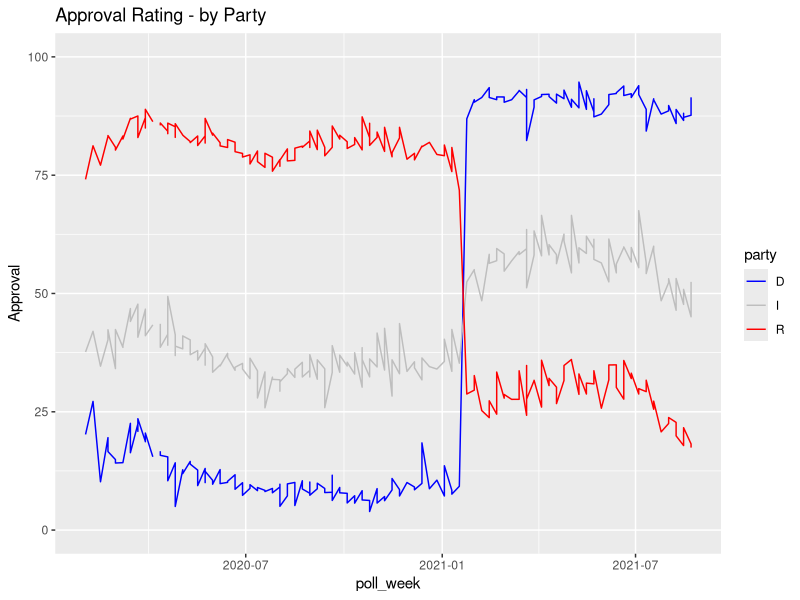
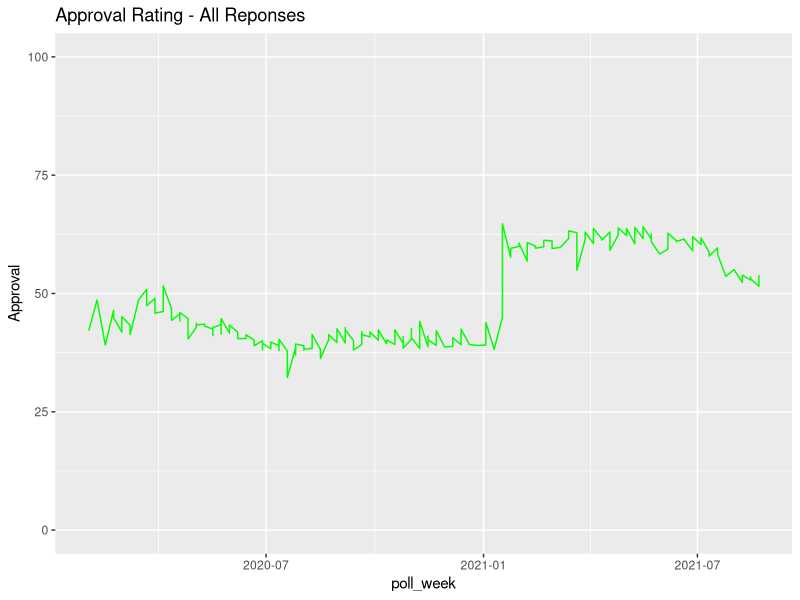
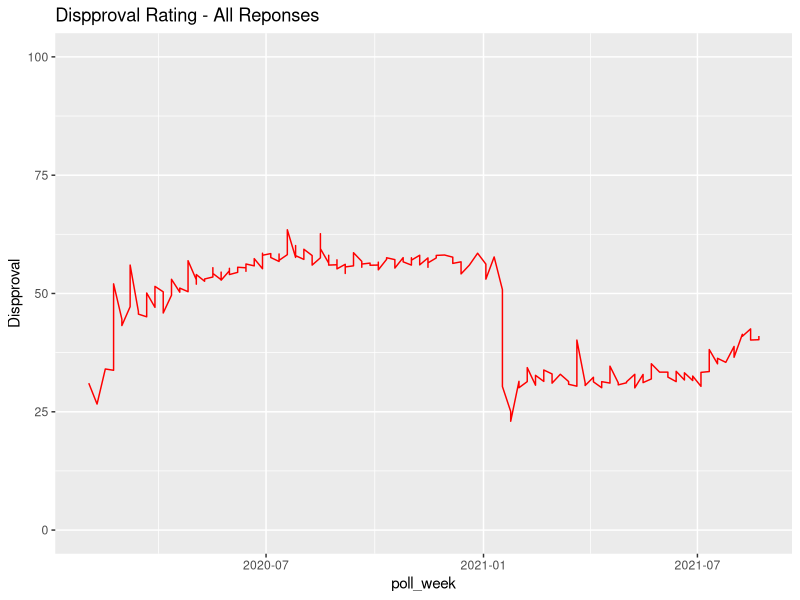
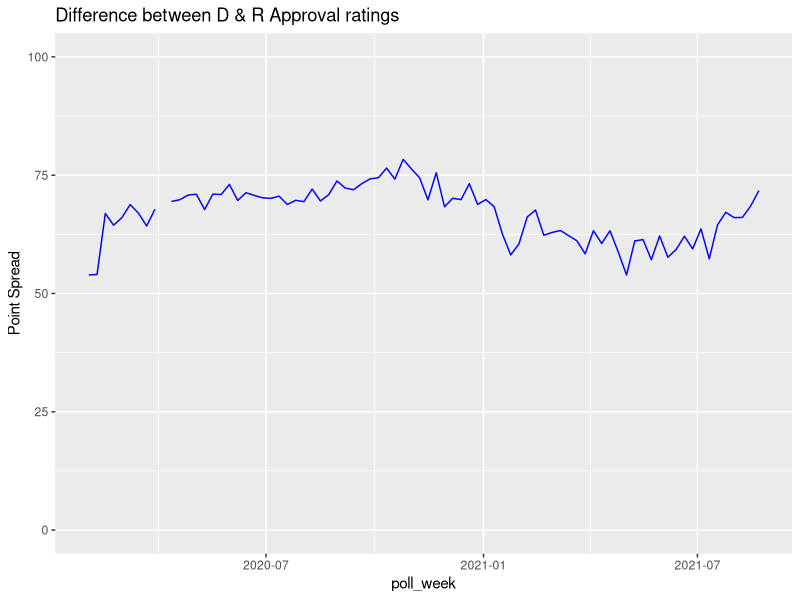
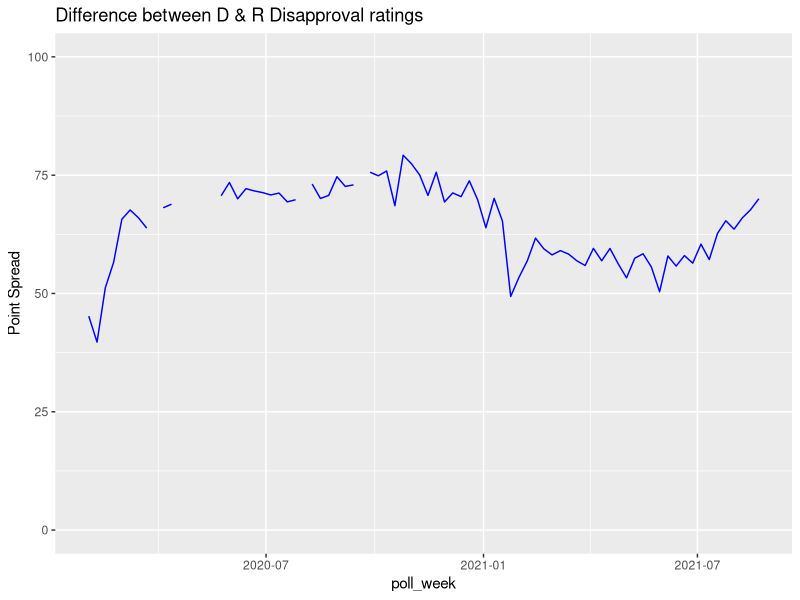
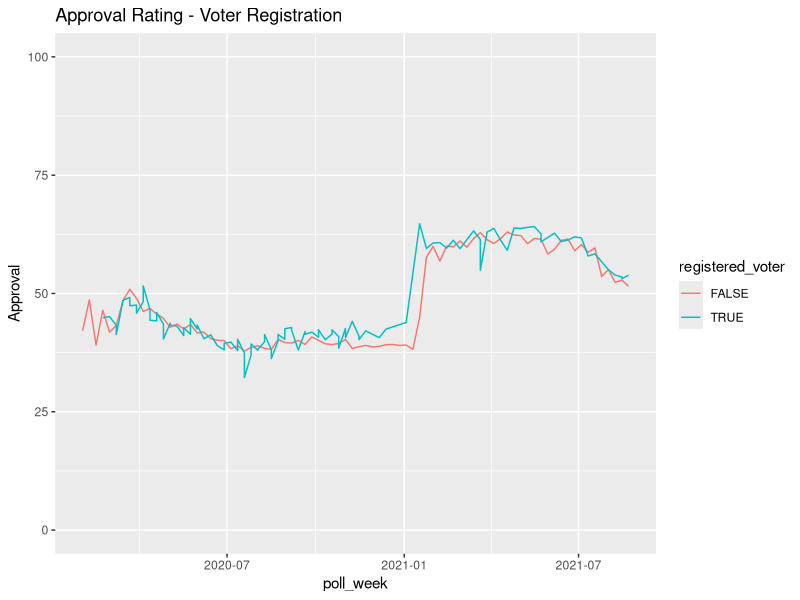
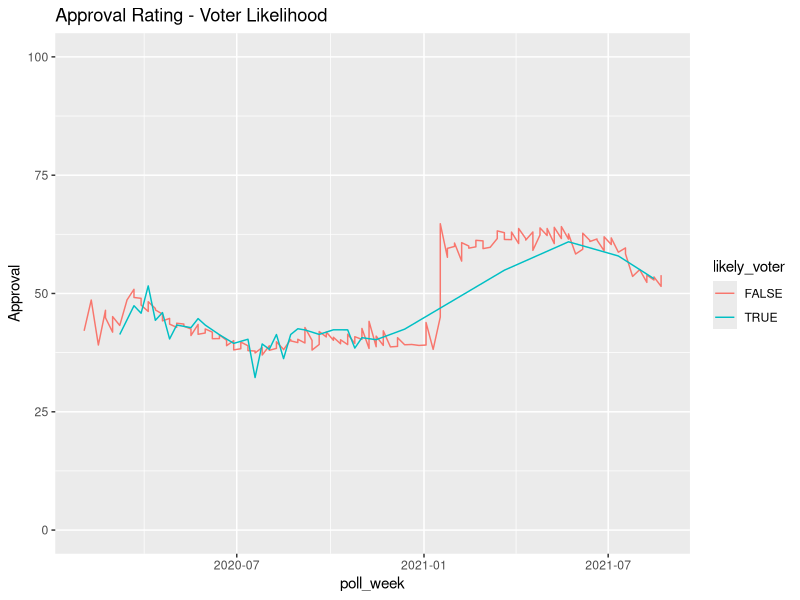

Write R code to recreate these figures, in order.
## ---- chunk 1
library(tidyverse)
library(lubridate)

# load data
polls_adjusted <- read_csv('data/covid_approval_polls_adjusted.csv')
df <- select(polls_adjusted, !c(modeldate,multiversions,tracking,timestamp,url))

# rename variables
df <- rename(df, poll_start = startdate)
df <- rename(df, poll_end = enddate)
df <- rename(df, sample_size = samplesize)
df <- rename(df, poll_weight = weight)
df <- rename(df, poll_influence = influence)

# fix datatypes
ctypes <- c('ffcccfdfdddddd')
df <- type_convert(df, col_types=ctypes)

# fix date separately
df$poll_start <- parse_date(df$poll_start,'%m/%d/%Y')
df$poll_end <- parse_date(df$poll_end,'%m/%d/%Y')

## fix error in population ..'v' is a data error
levels(df$population)[4] <- levels(df$population)[2] # assign v to rv
levels(df$population) <- c('unregistered','registered voter','likely voter')

df <- mutate(df, registered_voter = ifelse(population == 'unregistered', FALSE, TRUE))
df <- mutate(df, likely_voter = ifelse(population == 'likely voter', TRUE, FALSE))
## ---- chunk 2
# count of polls
nrow(unique(df[,c('poll_end','pollster')])) # 783

# count of pollsters
length(unique(df$pollster)) #54

# date range
range(df$poll_start) # 2020-02-02
range(df$poll_end) # 2021-08-24
## ---- chunk 3
df_spread_approve <- select(df, c(party,poll_end,approve_adjusted))
df_spread_approve <- df_spread_approve %>% mutate(poll_week=floor_date(poll_end, unit='week')) # get week of end_date
df_spread_approve <- df_spread_approve %>% group_by(party, poll_week) %>% summarize(avg_approval=mean(approve_adjusted)) # summarize
df_spread_approve <- df_spread_approve %>% pivot_wider(names_from=party, values_from=avg_approval) 
df_spread_approve <- df_spread_approve %>% mutate(di_approve = abs(D-I),dr_approve = abs(D-R),ir_approve = abs(I-R))
## ---- chunk 4
df_spread_disapprove <- select(df, c(party,poll_end,disapprove_adjusted))
df_spread_disapprove <- df_spread_disapprove %>% mutate(poll_week=floor_date(poll_end, unit='week')) # get week of end_date
df_spread_disapprove <- df_spread_disapprove %>% group_by(party, poll_week) %>% summarize(avg_disapproval=mean(disapprove_adjusted)) # summarize
df_spread_disapprove <- df_spread_disapprove %>% pivot_wider(names_from=party, values_from=avg_disapproval)
df_spread_disapprove <- df_spread_disapprove %>% mutate(di_disapprove = abs(D-I),dr_disapprove = abs(D-R),ir_disapprove = abs(I-R))
## ---- chunk 5
df_approve_voter <- select(df, c(party,poll_end,approve_adjusted,disapprove_adjusted,registered_voter,likely_voter))
df_approve_voter <- df_approve_voter %>% mutate(poll_week=floor_date(poll_end, unit='week'))
df_approve_voter <- df_approve_voter %>% group_by(party, poll_week, registered_voter, likely_voter) %>% summarize(avg_approval = mean(approve_adjusted), avg_disapproval=mean(disapprove_adjusted))
## ---- chunk 6
df_approve_voter %>%
  filter(party!='all') %>% 
  ggplot(aes(x=poll_week, y=avg_approval)) + 
  geom_line(aes(color=party)) + 
  scale_y_continuous(name = "Approval", limits = c(0, 100)) + 
  scale_color_manual(values = c('D'='blue', 'R'='red', 'I'='grey')) +
  ggtitle("Approval Rating - by Party")
## ---- chunk 7
df_approve_voter %>%
  filter(party=='all') %>% 
  ggplot(aes(x=poll_week, y=avg_approval)) + 
  geom_line(colour='green') + 
  scale_y_continuous(name = "Approval", limits = c(0, 100)) + 
  ggtitle("Approval Rating - All Reponses")

df_approve_voter %>%
  filter(party=='all') %>% 
  ggplot(aes(x=poll_week, y=avg_disapproval)) + 
  geom_line(colour='red') + 
  scale_y_continuous(name = "Dispproval", limits = c(0, 100)) + 
  ggtitle("Dispproval Rating - All Reponses")
## ---- chunk 8
ggplot(df_spread_approve, aes(x=poll_week, y=dr_approve)) + 
  geom_line(colour='blue') + 
  scale_y_continuous(name = "Point Spread", limits = c(0, 100)) + 
  ggtitle("Difference between D & R Approval ratings")

ggplot(df_spread_disapprove, aes(x=poll_week, y=dr_disapprove)) + 
  geom_line(colour='blue') + 
  scale_y_continuous(name = "Point Spread", limits = c(0, 100)) + 
  ggtitle("Difference between D & R Disapproval ratings")
## ---- chunk 9
df_approve_voter %>%
  filter(party=='all') %>% 
  ggplot(aes(x=poll_week, y=avg_approval)) + 
  geom_line(aes(color=registered_voter)) + 
  scale_y_continuous(name = "Approval", limits = c(0, 100)) + 
  ggtitle("Approval Rating - Voter Registration")

df_approve_voter %>%
  filter(party=='all') %>% 
  ggplot(aes(x=poll_week, y=avg_approval)) + 
  geom_line(aes(color=likely_voter)) + 
  scale_y_continuous(name = "Approval", limits = c(0, 100)) + 
  ggtitle("Approval Rating - Voter Likelihood")
